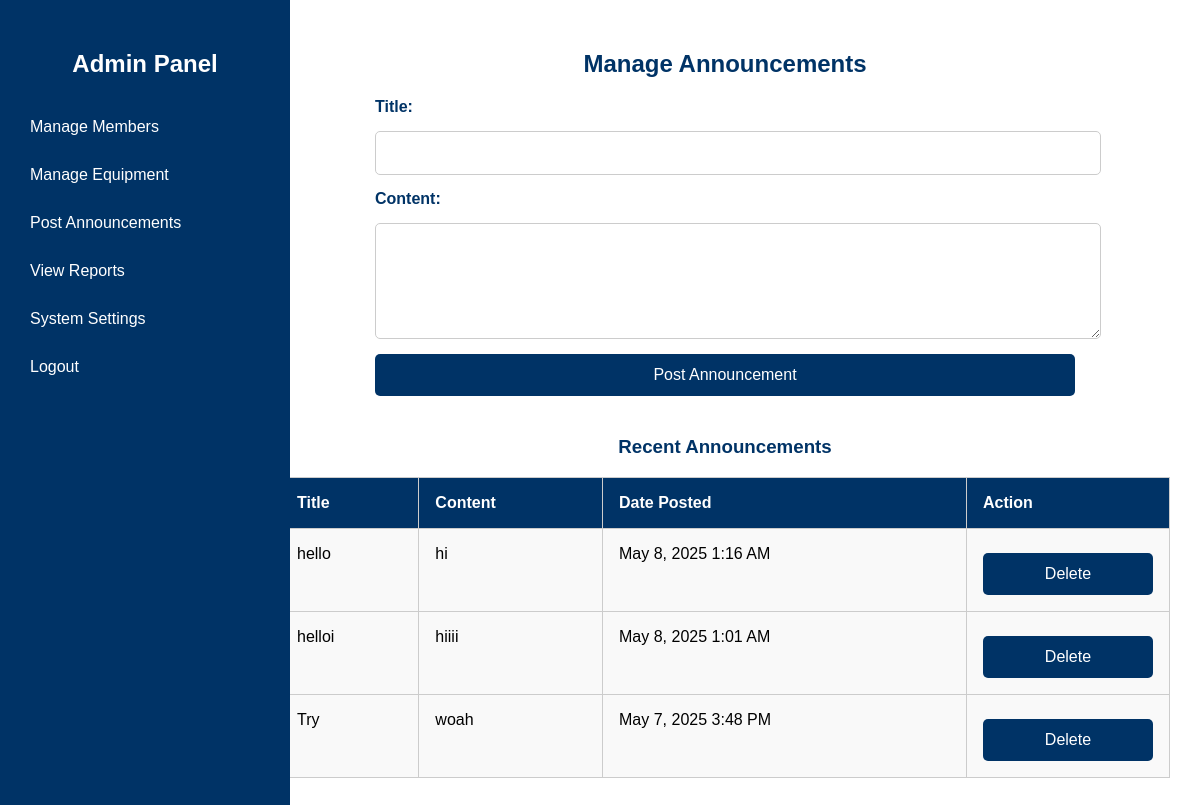
The app's page /post_announcements.php (signed in), older data.
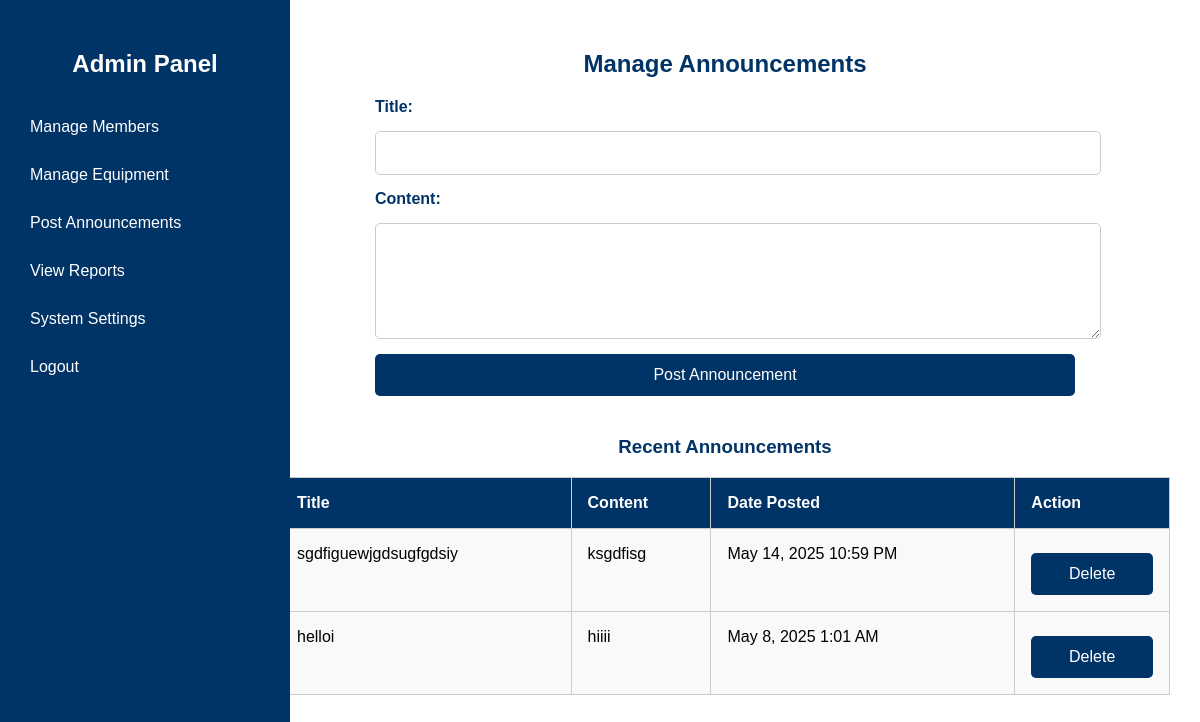
The same page, newer data.
### tables this page shows
CREATE TABLE `announcements` (
  `id` int(11) NOT NULL,
  `admin_id` int(11) NOT NULL,
  `title` varchar(255) NOT NULL,
  `content` text NOT NULL,
  `date_posted` timestamp NOT NULL DEFAULT current_timestamp(),
  `created_at` timestamp NOT NULL DEFAULT current_timestamp()
);

### post_announcements.php (the view, shortened to what this page needs)
<?php
include 'db_connect.php';
$announcements = [];
$sql = "SELECT id, title, content, created_at FROM announcements ORDER BY created_at DESC LIMIT 10";
$result = $conn->query($sql);
while ($row = $result->fetch_assoc()) {
    $announcements[] = $row;
}
$edit_id = isset($_POST['edit_announcement_id']) ? $_POST['edit_announcement_id'] : null;
$edit_title = '';
$edit_content = '';
?>
<!DOCTYPE html>
<html lang="en">
<head>
</head>
<body>
<div class="sidebar">
    <h2><a href="admin_panel.php" style="color:white;">Admin Panel</a></h2>
    <a href="manage_members.php">Manage Members</a>
    <a href="manage_equipment.php">Manage Equipment</a>
    <a href="post_announcements.php">Post Announcements</a>
    <a href="view_reports.php">View Reports</a>
    <a href="settings.php">System Settings</a>
    <a href="logout.php">Logout</a>
</div>
<div class="main-content">
    <h2>Manage Announcements</h2>
    <div class="form-container">
        <form method="POST">
            <label for="title">Title:</label>
            <input type="text" name="title" id="title" required value="<?php echo htmlspecialchars($edit_title); ?>">
            <label for="content">Content:</label>
            <textarea name="content" id="content" rows="5" required><?php echo htmlspecialchars($edit_content); ?></textarea>
            <button type="submit" name="action" value="<?php echo $edit_id ? 'edit' : 'add'; ?>">
                <?php echo $edit_id ? 'Update Announcement' : 'Post Announcement'; ?>
            </button>
        </form>
    </div>
    <h3>Recent Announcements</h3>
    <table class="announcement-table">
        <tr><th>Title</th><th>Content</th><th>Date Posted</th><th>Action</th></tr>
        <?php foreach ($announcements as $a): ?>
        <tr>
            <td><?php echo htmlspecialchars($a['title']); ?></td>
            <td><?php echo nl2br(htmlspecialchars($a['content'])); ?></td>
            <td><?php echo date("F j, Y g:i A", strtotime($a['created_at'])); ?></td>
            <td>
                <form method="POST">
                    <button type="submit" class="delete-btn" onclick="return confirm('Delete this announcement?');">Delete</button>
                </form>
            </td>
        </tr>
        <?php endforeach; ?>
    </table>
</div>
</body>
</html>

Row changes from the older to the newer data that the page shows:
removed announcements: title "hello", content "hi", created_at "May 8, 2025 1:16 AM"
removed announcements: title "Try", content "woah", created_at "May 7, 2025 3:48 PM"
added announcements: title "sgdfiguewjgdsugfgdsiy", content "ksgdfisg", created_at "May 14, 2025 10:59 PM"
